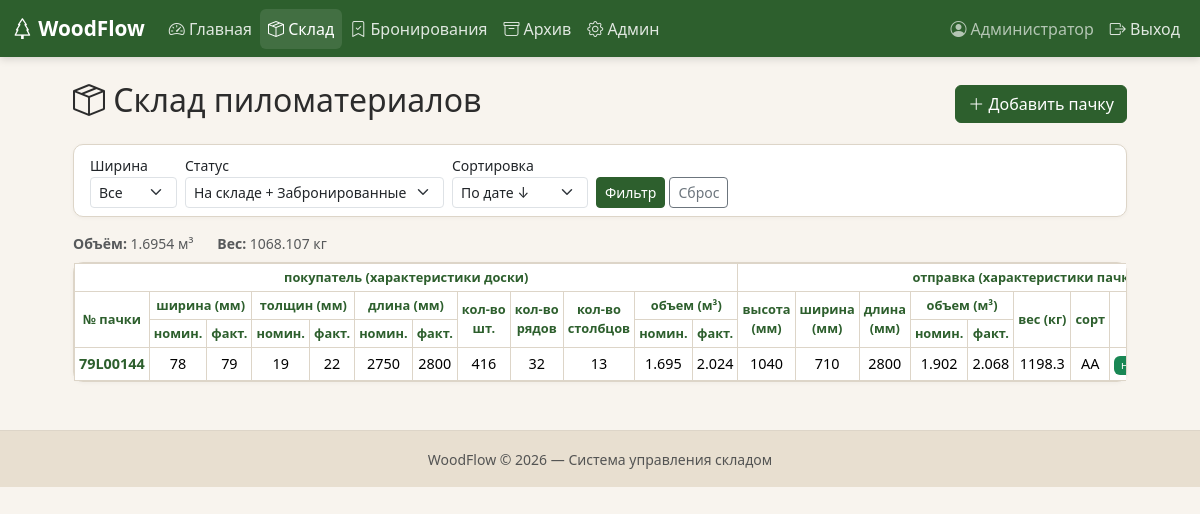
The app's page /stock (signed in), older data.
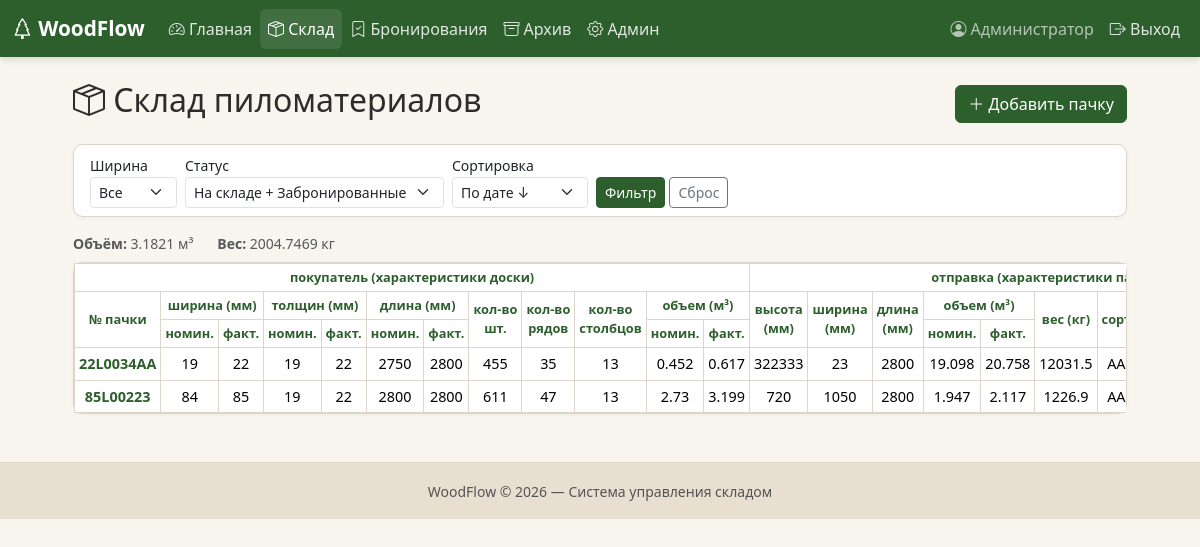
The same page, newer data.
### models.py (models this page shows)
class WoodPack(db.Model):
    __tablename__ = "wood_packs"
    id = db.Column(db.Integer, primary_key=True)
    number_pac = db.Column(db.String(16), default="", nullable=True)  # номер пачки
    grade = db.Column(db.String(5), default="")  # сорт
    width_fact_for_tam = db.Column(db.Float, nullable=False)  # мм ширина пачки
    width_fact_for_pok = db.Column(db.Float, nullable=True)  # мм ширина доски
    width_nominal_for_pok = db.Column(db.Float, nullable=True)
    thickness_fact_for_tam = db.Column(db.Float, nullable=False)  # мм толщина пачки
    thickness_fact_for_pok = db.Column(db.Float, nullable=True)  # мм толщина доски
    thickness_nominal_for_pok = db.Column(db.Float, nullable=True)
    length_nominal = db.Column(db.Float, nullable=True)  # мм длина доски
    length_fact = db.Column(db.Float, nullable=True)  # мм длина доски
    length_pack = db.Column(db.Float, nullable=False)  # мм длина пачки
    quantity = db.Column(db.Integer, nullable=True) # количество
    quantity_layers = db.Column(db.Integer, nullable=True) # количество слоёв
    quantity_in_layer = db.Column(db.Integer, nullable=True) # количество в слою
    volume_nominal_for_pok = db.Column(db.Float, nullable=True)
    volume_fact_for_pok = db.Column(db.Float, nullable=True)
    volume_nominal_for_tam = db.Column(db.Float, nullable=True)
    volume_fact_for_tam = db.Column(db.Float, nullable=True)
    weight_nominal_for_pok = db.Column(db.Float, nullable=True)
    weight_fact_for_pok = db.Column(db.Float, nullable=True)
    weight_nominal_for_tam = db.Column(db.Float, nullable=True)
    weight_fact_for_tam = db.Column(db.Float, nullable=True)
    status = db.Column(db.String(20), default="на_складе")
    notes = db.Column(db.Text, default="")
    created_at = db.Column(db.DateTime, default=lambda: datetime.now(ZoneInfo("Europe/Moscow")))
    created_by = db.Column(db.Integer, db.ForeignKey("users.id"))
    booking_id = db.Column(db.Integer, db.ForeignKey("bookings.id"), nullable=True)

### app.py (the view)
@app.route("/stock")
@login_required
def stock():
    q = WoodPack.query
    f_width = request.args.get("width", "")
    f_status = request.args.get("status", "")
    if f_width:
        q = q.filter(WoodPack.width_fact_for_pok == f_width)
    if f_status:
        q = q.filter(WoodPack.status == f_status)
    else:
        q = q.filter(WoodPack.status.in_(["на_складе", "забронирована"]))
    sort = request.args.get("sort", "date_desc")
    if sort == "width":
        q = q.order_by(WoodPack.width_fact_for_pok)
    elif sort == "volume":
        q = q.order_by(WoodPack.volume.desc())
    else:
        q = q.order_by(WoodPack.created_at.desc())
    page = request.args.get("page", 1, type=int)
    packs = q.paginate(page=page, per_page=25, error_out=False)
    all_widths = (
        db.session.query(WoodPack.width_fact_for_pok)
        .distinct()
        .order_by(WoodPack.width_fact_for_pok)
        .all()
    )
    displayed_packs = q.all()
    sum_volume = round(sum(p.volume_nominal_for_pok for p in displayed_packs), 4)
    sum_weight = round(sum(p.weight_nominal_for_pok for p in displayed_packs), 4)
    return render_template(
        "stock.html",
        packs=packs,
        all_widths=[w[0] for w in all_widths],
        f_width=f_width,
        f_status=f_status,
        sort=sort,
        sum_volume=sum_volume,
        sum_weight=sum_weight
    )

### app.py (called while the page is built)
@login_manager.user_loader
def load_user(user_id):
    return db.session.get(User, int(user_id))

### models.py (called while the page is built)
    @property
    def is_active(self):
        return self.is_active_user

### templates/stock.html (shortened to what the changed rows need)
{% extends "base.html" %}
{% block content %}
<div class="row justify-content-center">
<div class="col-lg-11">
    <div class="d-flex justify-content-between align-items-center mb-3">
        <h2><i class="bi bi-box-seam"></i> Склад пиломатериалов</h2>
    </div>
    <div class="d-flex gap-4 mb-2 small text-muted">
        <span><b>Объём:</b> {{ sum_volume }} м³</span>
        <span><b>Вес:</b> {{ sum_weight }} кг</span>
    </div>
    <div class="card wf-card">
        <div class="table-responsive">
            <table class="table table-bordered table-hover table-sm mb-0 align-middle text-center table-dense">
                <thead class="wf-thead">
                    <tr>
                        <th colspan="12">покупатель (характеристики доски)</th>
                        <th colspan="10">отправка (характеристики пачки)</th>
                    </tr>
                    <tr>
                        <th rowspan="2" style="vertical-align: middle;">№ пачки</th>
                        <th colspan="2">ширина (мм)</th>
                        <th colspan="2">толщин (мм)</th>
                        <th colspan="2">длина (мм)</th>
                        <th rowspan="2" style="vertical-align: middle;">кол-во<br> шт.</th>
                        <th rowspan="2" style="vertical-align: middle;">кол-во<br> рядов</th>
                        <th rowspan="2" style="vertical-align: middle;">кол-во<br> столбцов</th>
                        <th colspan="2">объем (м³)</th>
                        <th rowspan="2" style="vertical-align: middle;">высота<br> (мм)</th>
                        <th rowspan="2" style="vertical-align: middle;">ширина<br> (мм)</th>
                        <th rowspan="2" style="vertical-align: middle;">длина<br> (мм)</th>
                        <th colspan="2">объем (м³)</th>
                        <th rowspan="2" style="vertical-align: middle;">вес (кг)</th>
                        <th rowspan="2" style="vertical-align: middle;">сорт</th>
                        <th rowspan="2" style="vertical-align: middle;">статус</th>
                    </tr>
                    <tr>
                        <th>номин.</th>
                        <th>факт.</th>
                        <th>номин.</th>
                        <th>факт.</th>
                        <th>номин.</th>
                        <th>факт.</th>
                        <th>номин.</th>
                        <th>факт.</th>
                        <th>номин.</th>
                        <th>факт.</th>
                    </tr>
                </thead>
                <tbody>
                {% for p in packs.items %}
                <tr>
                    <td class="fw-bold text-wf-green">{{ p.number_pac }}</td>
                    <td>{{ p.width_nominal_for_pok|int if p.width_nominal_for_pok else "---" }}</td>
                    <td>{{ p.width_fact_for_pok|int if p.width_fact_for_pok else "---" }}</td>
                    <td>{{ p.thickness_nominal_for_pok|int if p.thickness_nominal_for_pok else "---" }}</td>
                    <td>{{ p.thickness_fact_for_pok|int if p.thickness_fact_for_pok else "---" }}</td>
                    <td>{{ p.length_nominal|int if p.length_nominal else "---" }}</td>
                    <td>{{ p.length_fact|int if p.length_fact else "---" }}</td>
                    <td>{{ p.quantity if p.quantity else "---" }}</td>
                    <td>{{ p.quantity_layers if p.quantity_layers else "---" }}</td>
                    <td>{{ p.quantity_in_layer if p.quantity_in_layer else "---" }}</td>
                    <td>{{ p.volume_nominal_for_pok | round(3) if p.volume_nominal_for_pok else "---" }}</td>
                    <td>{{ p.volume_fact_for_pok | round(3) if p.volume_fact_for_pok else "---" }}</td>
                    <td>{{ p.thickness_fact_for_tam|int }}</td>
                    <td>{{ p.width_fact_for_tam|int }}</td>
                    <td>{{ p.length_pack|int }}</td>
                    <td>{{ p.volume_nominal_for_tam | round(3)}}</td>
                    <td>{{ p.volume_fact_for_tam | round(3) }}</td>
                    <td>{{ p.weight_nominal_for_tam| round(1) }}</td>
                    <td>{{ p.grade }}</td>
                    <td>
                        <span class="
                        {% if p.status == 'на_складе' %} badge bg-success
                        {% elif p.status == 'забронирована' %} badge bg-warning text-dark
                        {% elif p.status in ['отправлена', 'продана'] %} badge bg-danger
                        {% endif %}
                        ">
                        </span>
                    </td>
                </tr>
                {% else %}
                <tr><td colspan="16" class="text-center text-muted py-4">Нет данных</td></tr>
                {% endfor %}
                </tbody>
            </table>
        </div>
    </div>
</div>
</div>
{% endblock %}

Row changes from the older to the newer data that the page shows:
no longer on this page (row edited): WoodPack: number_pac "79L00144", width_nominal_for_pok "78", width_fact_for_pok "79", thickness_nominal_for_pok "19", thickness_fact_for_pok "22", length_nominal "2750", length_fact "2800", quantity "416", quantity_layers "32", quantity_in_layer "13", volume_nominal_for_pok "1.695", volume_fact_for_pok "2.024", thickness_fact_for_tam "1040", width_fact_for_tam "710", length_pack "2800", volume_nominal_for_tam "1.902", volume_fact_for_tam "2.068", weight_nominal_for_tam "1198.3", grade "AA"
added WoodPack: number_pac "22L0034AA", width_nominal_for_pok "19", width_fact_for_pok "22", thickness_nominal_for_pok "19", thickness_fact_for_pok "22", length_nominal "2750", length_fact "2800", quantity "455", quantity_layers "35", quantity_in_layer "13", volume_nominal_for_pok "0.452", volume_fact_for_pok "0.617", thickness_fact_for_tam "322333", width_fact_for_tam "23", length_pack "2800", volume_nominal_for_tam "19.098", volume_fact_for_tam "20.758", weight_nominal_for_tam "12031.5", grade "AA"
added WoodPack: number_pac "85L00223", width_nominal_for_pok "84", width_fact_for_pok "85", thickness_nominal_for_pok "19", thickness_fact_for_pok "22", length_nominal "2800", length_fact "2800", quantity "611", quantity_layers "47", quantity_in_layer "13", volume_nominal_for_pok "2.73", volume_fact_for_pok "3.199", thickness_fact_for_tam "720", width_fact_for_tam "1050", length_pack "2800", volume_nominal_for_tam "1.947", volume_fact_for_tam "2.117", weight_nominal_for_tam "1226.9", grade "AA"
Text that changed along with them:
{{ sum_volume }}: "1.6954" → "3.1821"
{{ sum_weight }}: "1068.107" → "2004.7469"
